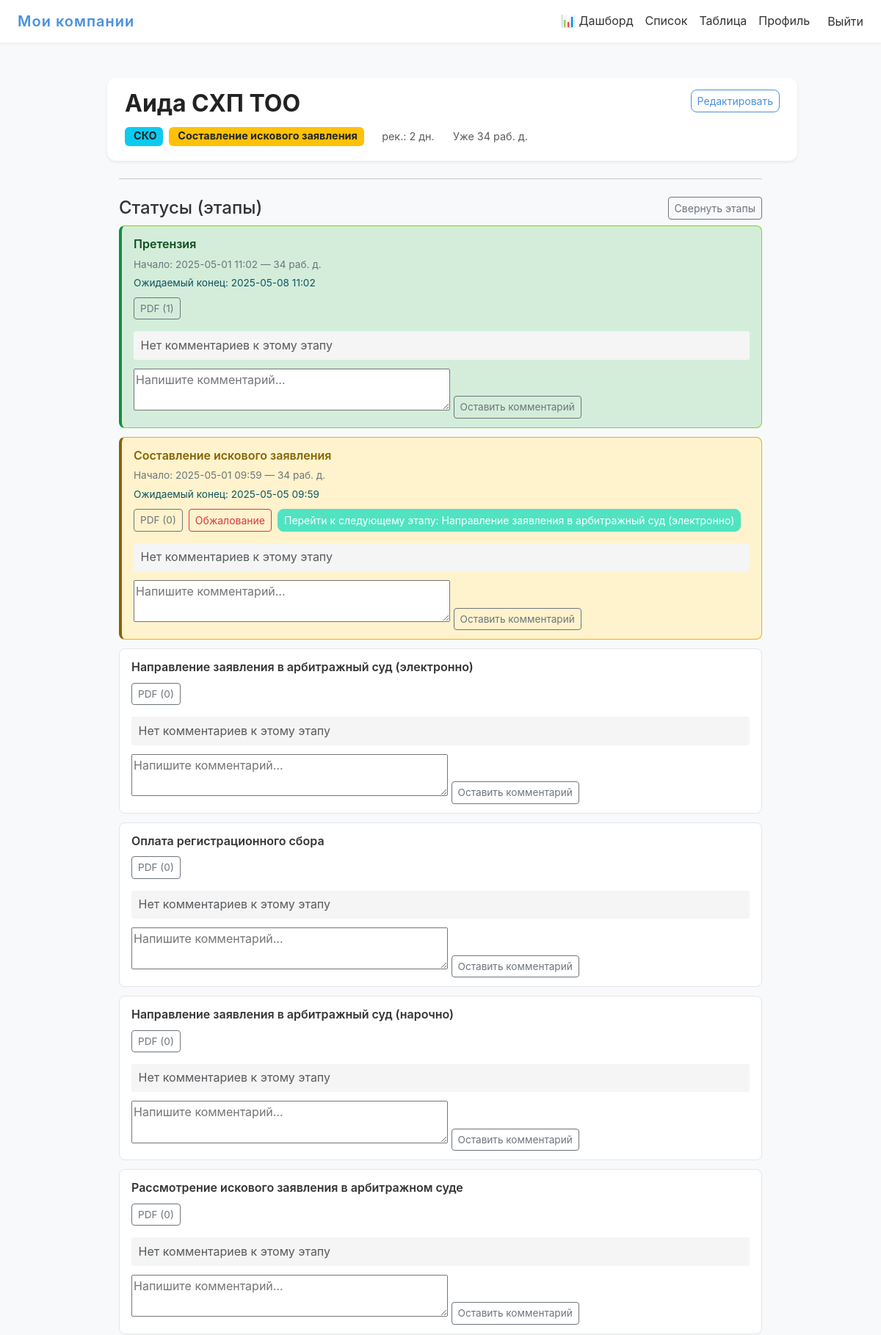
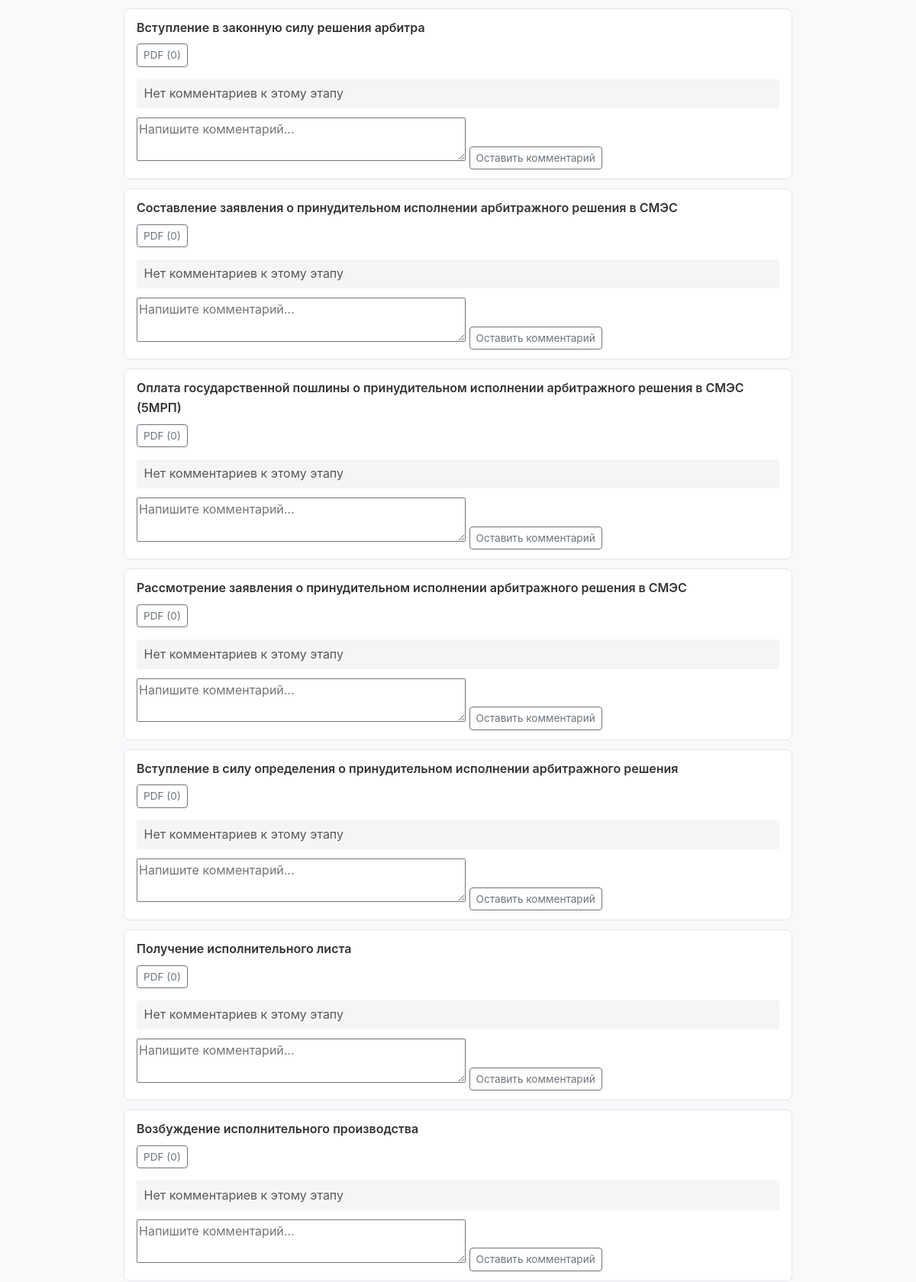
/company/171/ (signed in, upper part), run on the app's committed database (2 pictures, top to bottom).
### main/models.py (models this page shows, shortened)
class Company(models.Model):
    name = models.CharField("Название компании", max_length=200)
    bin_number = models.CharField(
        "БИН",
        max_length=50,
        blank=True,
        null=True,
        help_text="Бизнес-идентификационный номер (необязательно)"
    )
    manager_name = models.CharField(
        "Управляющий",
        max_length=150,
        blank=True,
        null=True,
        help_text="Имя ответственного лица/управляющего (необязательно)"
    )
    debt_amount = models.DecimalField(
        "Сумма долга",
        max_digits=12,
        decimal_places=2,
        blank=True,
        null=True,
        help_text="Сумма долга (необязательно)"
    )
    status = models.ForeignKey(
        Status,
        on_delete=models.SET_NULL,
        null=True,
        blank=True,
        related_name="+",
        verbose_name="Текущий статус"
    )
    position = models.IntegerField(
        "Позиция в колонке",
        default=0,
        help_text="Порядок внутри одного статуса на доске"
    )
    region = models.CharField(
        "Регион",
        max_length=3,
        choices=REGION_CHOICES,
        default="KST",
        help_text="Географический регион компании"
    )
    repaid_amount = models.DecimalField(
        "Сумма погашения",
        max_digits=12,
        decimal_places=2,
        blank=True,
        null=True,
        help_text="Сумма уже погашенного долга (если есть)"
    )
    class Meta:
        ordering = ["position"]
        verbose_name = "Компания"
        verbose_name_plural = "Компании"

class Status(models.Model):
    name = models.CharField("Название статуса", max_length=400)
    order = models.PositiveIntegerField(
        "Порядок отображения",
        default=0,
        help_text="Чем меньше — тем левее на доске"
    )
    duration_days = models.PositiveIntegerField(
        "Рекомендуемое время (дней)",
        default=0,
        help_text="Рекомендованное количество дней в этом статусе"
    )
    class Meta:
        ordering = ["order"]
        verbose_name = "Статус"
        verbose_name_plural = "Статусы"

class CompanyStatusHistory(models.Model):
    company = models.ForeignKey(
        Company,
        on_delete=models.CASCADE,
        related_name="history",
        verbose_name="Компания"
    )
    status = models.ForeignKey(
        Status,
        on_delete=models.SET_NULL,
        null=True,
        blank=True,
        verbose_name="Статус"
    )
    changed_at = models.DateTimeField(
        "Дата и время смены",
        default=timezone.now,
        help_text="Когда был установлен этот статус"
    )
    is_paused = models.BooleanField(
        "На паузе",
        default=False,
        help_text="Флаг: этот этап приостановлен?"
    )
    paused_at = models.DateTimeField(
        "Когда поставили на паузу",
        null=True,
        blank=True,
        help_text="Если этап на паузе, когда именно он был поставлен на паузу"
    )
    class Meta:
        ordering = ["-changed_at"]
        verbose_name = "Запись истории статусов"
        verbose_name_plural = "История статусов"

### main/views.py (the view)
# urls.py: path('company/<int:pk>/', views.company_detail, name='company_detail'),
@login_required
def company_detail(request, pk):
    company = get_object_or_404(Company, pk=pk)
    last_change = company.history.first()
    days_in_status = None
    if last_change and company.status and company.status.duration_days:
        days_in_status = count_workdays(last_change.changed_at, timezone.now())
    if request.method == 'POST' and 'company_comment' in request.POST:
        form = CommentForm(request.POST)
        if form.is_valid():
            com = form.save(commit=False)
            com.company = company
            com.author = request.user
            com.save()
            return redirect('main:company_detail', pk=pk)
    else:
        form = CommentForm()
    statuses = Status.objects.order_by('order')
    status_info = []
    now = timezone.now()
    for st in statuses:
        hist = CompanyStatusHistory.objects.filter(company=company, status=st)\
                                          .order_by('-changed_at').first()
        workdays = count_workdays(hist.changed_at, now) if hist and st.duration_days else None
        is_over  = bool(workdays and st.duration_days and workdays > st.duration_days)
        docs_count = CompanyStatusDocument.objects.filter(company=company, status=st).count()
        expected_end = add_workdays(hist.changed_at, st.duration_days) if hist and st.duration_days else None
        stage_comments     = Comment.objects.filter(company=company, status=st).order_by('created_at')
        stage_comment_form = CommentForm()
        overall_last = CompanyStatusHistory.objects.filter(company=company).order_by('-changed_at').first()
        can_edit = bool(hist and overall_last and hist.id == overall_last.id)
        status_info.append({
            'status':             st,
            'hist':               hist,
            'days':               workdays,
            'overdue':            is_over,
            'docs_count':         docs_count,
            'is_current':         company.status_id == st.id,
            'can_edit':           can_edit,
            'expected_end':       expected_end,
            'stage_comments':     stage_comments,
            'stage_comment_form': stage_comment_form,
        })
    company_comments = Comment.objects.filter(company=company, status__isnull=True)\
                                      .order_by('created_at')
    full_history = CompanyStatusHistory.objects.filter(company=company)\
                                              .order_by('-changed_at')
    ordered = list(statuses)
    current_order = company.status.order if company.status else -1
    next_status = None
    for st in ordered:
        if st.order > current_order:
            next_status = st
            break
    return render(request, 'main/company_detail.html', {
        'company':          company,
        'days_in_status':   days_in_status,
        'form':             form,
        'status_info':      status_info,
        'company_comments': company_comments,
        'full_history':     full_history,
        'next_status':      next_status,
    })

### main/forms.py
class CommentForm(forms.ModelForm):
    status = forms.ModelChoiceField(
        queryset=Status.objects.all(),
        required=False,
        widget=forms.HiddenInput  # мы будем передавать его скрытым input’ом в шаблоне
    )
    class Meta:
        model = Comment
        fields = ['text', 'status']
        widgets = {
            'text': forms.Textarea(attrs={'rows': 2, 'placeholder': 'Напишите комментарий…'}),
        }

### main/views.py (called while the page is built)
def count_workdays(start_dt, end_dt):
    start_date = start_dt.date()
    end_date = end_dt.date()
    workdays = 0
    current = start_date
    while current < end_date:
        if current.weekday() < 5:
            workdays += 1
        current += timedelta(days=1)
    return workdays

def add_workdays(start_dt, workdays_to_add):
    current = start_dt
    added = 0
    while added < workdays_to_add:
        current += timedelta(days=1)
        if current.weekday() < 5:
            added += 1
    return current

### main/templates/main/company_detail.html (shortened to what this page needs)
{% extends 'main/base.html' %}
{% load static %}
{% block content %}
<div class="container py-4" style="max-width: 900px;">
  <div class="company-header card">
    <div class="d-flex justify-content-between align-items-start">
      <div>
        <h1 class="company-name">{{ company.name }}</h1>
        <div class="company-meta">
          <span class="badge bg-info text-dark">
            &nbsp;{{ company.get_region_display }}
          </span>
          {% if company.status %}
            <span class="badge bg-warning text-dark">
              &nbsp;{{ company.status.name }}
            </span>
          {% if company.status.duration_days > 0 %}
            <small class="text-muted ms-2">рек.: {{ company.status.duration_days }} дн.</small>
          {% endif %}
          {% else %}
            <span class="badge bg-secondary">Без статуса</span>
          {% endif %}
          {% if days_in_status is not None %}
            <small class="text-muted">Уже {{ days_in_status }} раб. д.</small>
          {% endif %}
        </div>
      </div>
      <a href="{% url 'main:edit_company' company.pk %}" class="btn btn-outline-primary btn-sm">
        Редактировать
      </a>
    </div>
  </div>
  <hr class="my-4">
  <div class="d-flex justify-content-between align-items-center mb-2">
    <h4 class="mb-0">Статусы (этапы)</h4>
    <button id="toggleStatusesBtn" class="btn btn-sm btn-outline-secondary">
      Свернуть этапы
    </button>
  </div>
  <div id="statusesContainer">
    <ul class="statuses-list">
      {% for item in status_info %}
        {% with st=item.status hist=item.hist %}
        <li class="status-item
                   {% if st.id == company.status_id %}
                     {% if hist.is_paused %}paused{% else %}current{% endif %}
                   {% elif hist %}passed{% endif %}">
          <div>
            <div class="fw-semibold">{{ st.name }}</div>
            {% if hist %}
              <div class="status-date">
                Начало: {{ hist.changed_at|date:"Y-m-d H:i" }} — {{ item.days }} раб. д.
              </div>
              {% if st.duration_days > 0 and item.expected_end %}
                <div class="expected-end">
                  Ожидаемый конец: {{ item.expected_end|date:"Y-m-d H:i" }}
                </div>
              {% endif %}
            {% endif %}
          </div>
          <div class="mt-2 d-flex flex-wrap gap-2">
            <a href="{% url 'main:attach_docs' company.pk st.pk %}"
               class="btn btn-outline-secondary btn-pdf btn-sm">
              PDF ({{ item.docs_count }})
            </a>
            {% if st.id == company.status_id and hist %}
              <button
                type="button"
                class="btn btn-objection btn-sm {% if hist.is_paused %}btn-danger{% else %}btn-outline-danger{% endif %}"
                data-toggle-url="{% url 'main:toggle_objection' company.pk hist.id %}">
                {% if hist.is_paused %}Завершить обжалование{% else %}Обжалование{% endif %}
              </button>
            {% endif %}
            {% if st.id == company.status_id and next_status %}
              <form class="move-company-form d-inline" method="post" action="{% url 'main:move_company' %}">
                <button class="btn btn-success btn-sm">
                  Перейти к следующему этапу: {{ next_status.name }}
                </button>
              </form>
            {% endif %}
          </div>
          <ul class="stage-comment-list mt-3">
            {% for com in item.stage_comments %}
              <li>
                <small class="text-muted">{{ com.author.username }}, {{ com.created_at|date:"Y-m-d H:i" }}</small>
                <div>{{ com.text }}</div>
              </li>
            {% empty %}
              <li class="text-muted">Нет комментариев к этому этапу</li>
            {% endfor %}
          </ul>
          <form method="post"
                action="{% url 'main:add_status_comment' company.pk st.pk %}"
                class="stage-comment-form mt-2">
            {{ item.stage_comment_form.text }}
            <button class="btn btn-outline-secondary btn-pdf btn-sm" type="submit">
              Оставить комментарий
            </button>
          </form>
        </li>
        {% endwith %}
      {% endfor %}
    </ul>
  </div>
</div>
{% endblock %}

### main/static/main/css/custom.css (style rules this page uses)
:root { --color-primary: #4a90e2; --color-secondary: #f5f7fa; --color-accent: #50e3c2; --color-danger: #dc3545; --color-warning: #f5a623; --color-success: #7ed321; --color-text: #333333; --radius-sm: 0.25rem; --radius: 0.5rem; --radius-lg: 0.75rem; --shadow-sm: 0 2px 4px rgba(0,0,0,0.05); --shadow-md: 0 4px 12px rgba(0,0,0,0.1); }
body { background-color: var(--color-secondary); color: var(--color-text); font-family: 'Inter', sans-serif; line-height: 1.6; }
.card { border: none; border-radius: var(--radius-lg); box-shadow: var(--shadow-md); transition: transform 0.2s, box-shadow 0.2s; }
.btn-outline-primary { color: var(--color-primary); border-color: var(--color-primary); border-radius: var(--radius); transition: background-color 0.2s, color 0.2s; }
.btn-success { background-color: var(--color-accent); border-color: var(--color-accent); border-radius: var(--radius); }
.status-item { transition: background-color 0.2s, border-color 0.2s; }
.status-item.passed { background-color: var(--color-success); color: #fff; border-color: var(--color-success); }
.status-item.current { background-color: var(--color-warning); color: #212529; border-color: var(--color-warning); }

### main/templates/main/company_detail.html (style rules this page uses)
.company-header.card { background: #fff; border-radius: .75rem; width: calc(100% + 4rem); margin: 0 -1rem 1.5rem; padding: 1rem 1.5rem; box-shadow: 0 .125rem .25rem rgba(0,0,0,0.075); }
.company-header .company-name { font-size: 2rem; font-weight: 700; margin: 0; line-height: 1.2; color: #222; }
.company-header .company-meta { margin-top: .5rem; display: flex; flex-wrap: wrap; align-items: center; gap: .5rem; }
.company-header .company-meta .badge, .company-header .company-meta small { font-size: .9rem; padding: .4em .6em; white-space: normal; word-break: break-word; max-width: 100%; }
.company-header .company-meta .badge.bg-warning { max-width: 60ch; overflow: hidden; text-overflow: ellipsis; }
.statuses-list { list-style: none; padding: 0; margin: 0; }
.statuses-list li { margin-bottom: 0.75rem; }
.status-item { display: flex; flex-direction: column; padding: 0.75rem 1rem; border: 1px solid #e2e5ed; border-radius: 0.5rem; background-color: #fff; transition: transform .2s, box-shadow .2s; }
.status-item.passed { border-left: .25rem solid #138f3f; background: #d4edda; color: #0c4e1e; }
.status-item.current { border-left: .25rem solid #856404; background: #fff3cd; color: #856404; }
.status-date, .expected-end { font-size: .85rem; color: #6c757d; margin-top: .25rem; }
.expected-end { color: #0c5460; }
.btn-pdf, .btn-pause { font-size: .85rem; }
.stage-comment-list { list-style: none; padding: 0; margin-top: .5rem; max-height: 120px; overflow-y: auto; }
.stage-comment-list li { background: #f5f5f5; border-radius: 3px; margin-bottom: .25rem; padding: .4rem .6rem; }

### data on the page
Company: name "Аида СХП ТОО", region "СКО", status.name "Составление искового заявления", status.duration_days "2"
Status: status.name "Претензия", hist.changed_at "2025-05-01 11:02", days "34", expected_end "2025-05-08 11:02", docs_count "1"
Status: status.name "Составление искового заявления", hist.changed_at "2025-05-01 09:59", days "34", expected_end "2025-05-05 09:59", docs_count "0", shows "Обжалование"
Status: name "Направление заявления в арбитражный суд (электронно)", status.name "Направление заявления в арбитражный суд (электронно)", docs_count "0"
Status: status.name "Оплата регистрационного сбора", docs_count "0"
Status: status.name "Направление заявления в арбитражный суд (нарочно)", docs_count "0"
Status: status.name "Рассмотрение искового заявления в арбитражном суде", docs_count "0"
Status: status.name "Вступление в законную силу решения арбитра", docs_count "0"
Status: status.name "Составление заявления о принудительном исполнении арбитражного решения в СМЭС", docs_count "0"
Status: status.name "Оплата государственной пошлины о принудительном исполнении арбитражного решения в СМЭС (5МРП)", docs_count "0"
Status: status.name "Рассмотрение заявления о принудительном исполнении арбитражного решения в СМЭС", docs_count "0"
Status: status.name "Вступление в силу определения о принудительном исполнении арбитражного решения", docs_count "0"
Status: status.name "Получение исполнительного листа", docs_count "0"
Status: status.name "Возбуждение исполнительного производства", docs_count "0"

### other printed values
{{ days_in_status }} "34"
